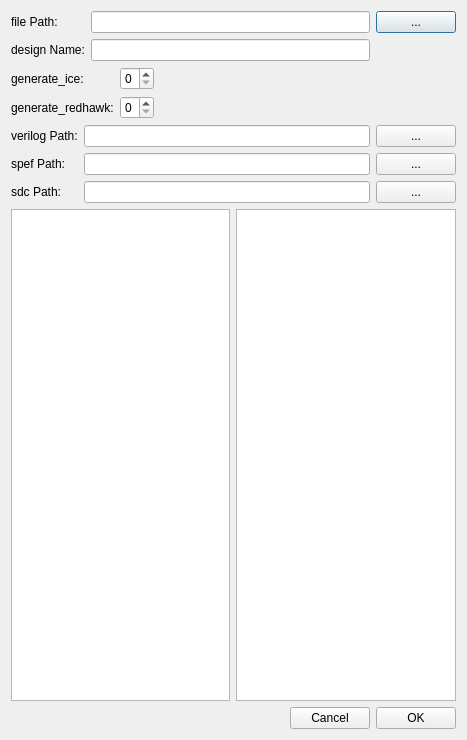
<?xml version="1.0" encoding="UTF-8"?>
<ui version="4.0">
 <class>Dialog</class>
 <widget class="QDialog" name="Dialog">
  <property name="geometry">
   <rect>
    <x>0</x>
    <y>0</y>
    <width>467</width>
    <height>740</height>
   </rect>
  </property>
  <property name="windowTitle">
   <string>Input_config</string>
  </property>
  <layout class="QVBoxLayout" name="verticalLayout">
   <item>
    <layout class="QGridLayout" name="gridLayout">
     <item row="0" column="2">
      <widget class="QPushButton" name="proj_btn">
       <property name="text">
        <string>...</string>
       </property>
      </widget>
     </item>
     <item row="2" column="1">
      <widget class="QLineEdit" name="designeName_lineEdit"/>
     </item>
     <item row="2" column="0">
      <widget class="QLabel" name="label_5">
       <property name="text">
        <string>design Name:</string>
       </property>
      </widget>
     </item>
     <item row="0" column="1">
      <widget class="QLineEdit" name="proj_lineEdit"/>
     </item>
     <item row="0" column="0">
      <widget class="QLabel" name="label">
       <property name="text">
        <string>file Path:</string>
       </property>
      </widget>
     </item>
    </layout>
   </item>
   <item>
    <layout class="QHBoxLayout" name="horizontalLayout_3">
     <property name="sizeConstraint">
      <enum>QLayout::SetDefaultConstraint</enum>
     </property>
     <item>
      <widget class="QLabel" name="label_6">
       <property name="text">
        <string>generate_ice:         </string>
       </property>
      </widget>
     </item>
     <item>
      <widget class="QSpinBox" name="ice_spinBox">
       <property name="maximum">
        <number>2</number>
       </property>
      </widget>
     </item>
     <item>
      <spacer name="horizontalSpacer_2">
       <property name="orientation">
        <enum>Qt::Horizontal</enum>
       </property>
       <property name="sizeHint" stdset="0">
        <size>
         <width>40</width>
         <height>20</height>
        </size>
       </property>
      </spacer>
     </item>
    </layout>
   </item>
   <item>
    <layout class="QHBoxLayout" name="horizontalLayout_4">
     <item>
      <widget class="QLabel" name="label_7">
       <property name="text">
        <string>generate_redhawk:</string>
       </property>
      </widget>
     </item>
     <item>
      <widget class="QSpinBox" name="redhawk_spinBox">
       <property name="maximum">
        <number>2</number>
       </property>
      </widget>
     </item>
     <item>
      <spacer name="horizontalSpacer_3">
       <property name="orientation">
        <enum>Qt::Horizontal</enum>
       </property>
       <property name="sizeHint" stdset="0">
        <size>
         <width>40</width>
         <height>20</height>
        </size>
       </property>
      </spacer>
     </item>
    </layout>
   </item>
   <item>
    <layout class="QGridLayout" name="gridLayout_2">
     <item row="2" column="1">
      <widget class="QLineEdit" name="sdc_lineEdit"/>
     </item>
     <item row="1" column="1">
      <widget class="QLineEdit" name="spef_lineEdit"/>
     </item>
     <item row="0" column="2">
      <widget class="QPushButton" name="verilog_btn">
       <property name="text">
        <string>...</string>
       </property>
      </widget>
     </item>
     <item row="1" column="2">
      <widget class="QPushButton" name="spef_btn">
       <property name="text">
        <string>...</string>
       </property>
      </widget>
     </item>
     <item row="1" column="0">
      <widget class="QLabel" name="label_3">
       <property name="text">
        <string>spef Path:</string>
       </property>
      </widget>
     </item>
     <item row="2" column="0">
      <widget class="QLabel" name="label_4">
       <property name="text">
        <string>sdc Path:</string>
       </property>
      </widget>
     </item>
     <item row="0" column="0">
      <widget class="QLabel" name="label_2">
       <property name="text">
        <string>verilog Path:</string>
       </property>
      </widget>
     </item>
     <item row="2" column="2">
      <widget class="QPushButton" name="sdc_btn">
       <property name="text">
        <string>...</string>
       </property>
      </widget>
     </item>
     <item row="0" column="1">
      <widget class="QLineEdit" name="verilog_lineEdit"/>
     </item>
    </layout>
   </item>
   <item>
    <layout class="QHBoxLayout" name="horizontalLayout_2">
     <item>
      <widget class="QTableWidget" name="mode_tableWidget"/>
     </item>
     <item>
      <widget class="QTableWidget" name="sdc_tableWidget"/>
     </item>
    </layout>
   </item>
   <item>
    <layout class="QHBoxLayout" name="horizontalLayout">
     <item>
      <spacer name="horizontalSpacer">
       <property name="orientation">
        <enum>Qt::Horizontal</enum>
       </property>
       <property name="sizeHint" stdset="0">
        <size>
         <width>40</width>
         <height>20</height>
        </size>
       </property>
      </spacer>
     </item>
     <item>
      <widget class="QPushButton" name="cancel_btn">
       <property name="text">
        <string>Cancel</string>
       </property>
      </widget>
     </item>
     <item>
      <widget class="QPushButton" name="ok_btn">
       <property name="text">
        <string>OK</string>
       </property>
      </widget>
     </item>
    </layout>
   </item>
  </layout>
 </widget>
 <resources/>
 <connections/>
</ui>
